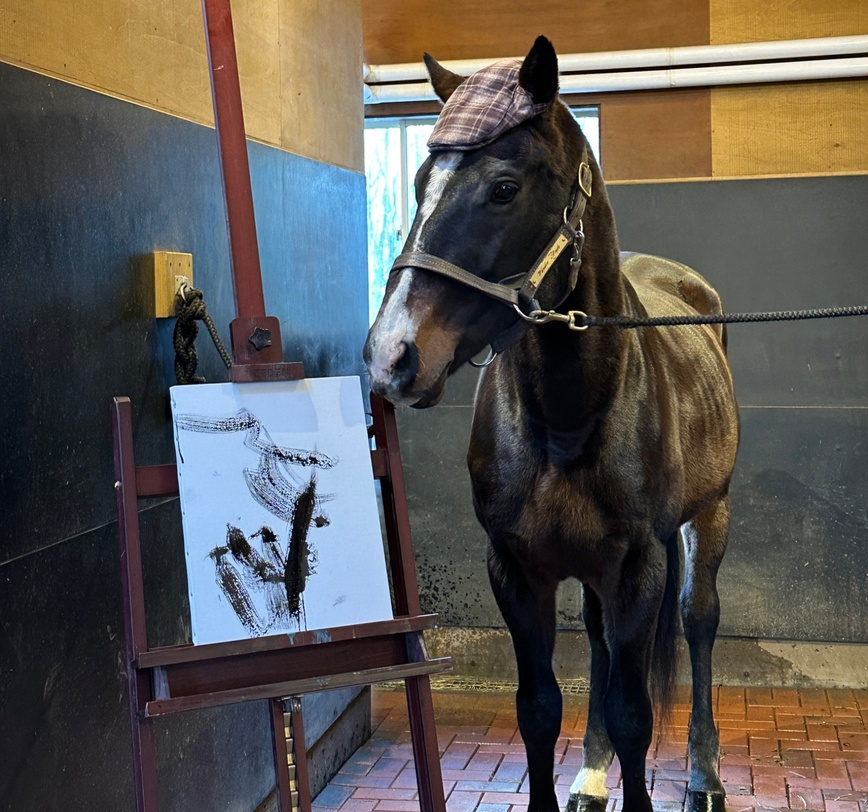
#> input picture c2/wonderacute.jpg, 868 x 812 px, shrunk from 1536 x 1437 before the run
$ jupyter execute c2-46.ipynb
#> lines starting #> are read from the running program, lines starting #| are printed output that depends on the picture
[cell 1]
import matplotlib.pyplot as plt
import numpy as np
import cv2

img = cv2.imread('wonderacute.jpg', cv2.IMREAD_COLOR)
#> img is the input picture: shape (812, 868, 3); mean B, G, R 82.6, 87, 91.1

if img is not None:
    img_gray = cv2.cvtColor(img, cv2.COLOR_BGR2GRAY)
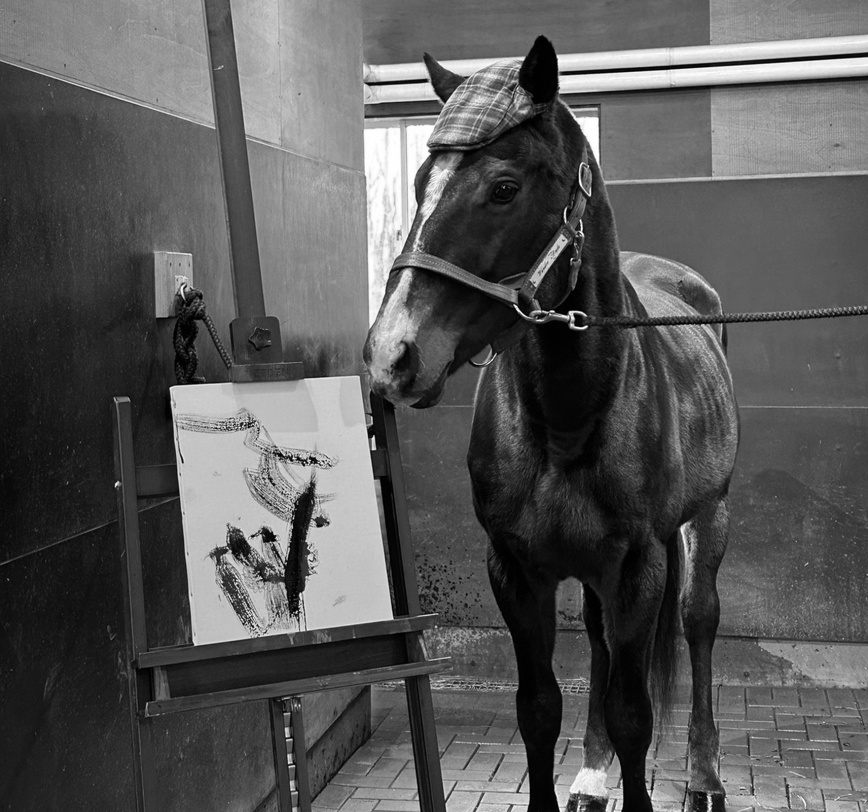
#> img_gray: shape (812, 868); min 0, max 255, mean 87.8

    plt.figure(figsize=(20, 10))

    #gốc
    plt.subplot(2, 3, 1)
    plt.imshow(cv2.cvtColor(img, cv2.COLOR_BGR2RGB))
    plt.title('Ngựa gốc')
    plt.axis('off')

    #Sobel ngang - phát hiện cạnh dọc
    h_sobel_x = np.array([[1, 0, -1],
                          [2, 0, -2],
                          [1, 0, -1]], dtype=np.float32)

    img_sobel_x = cv2.filter2D(img_gray, -1, h_sobel_x)
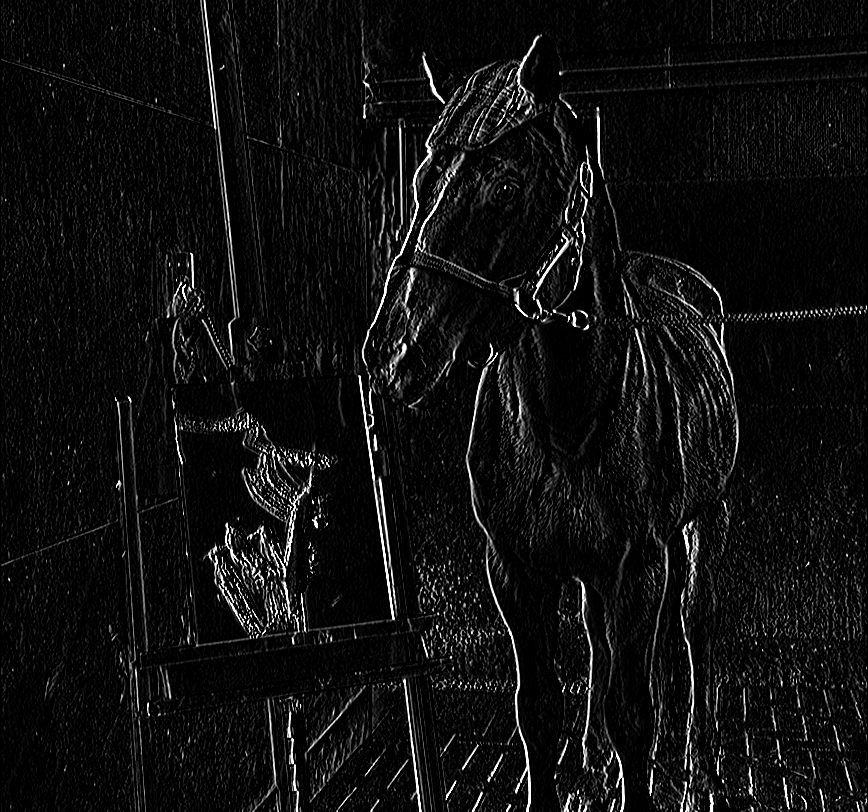
#> img_sobel_x: shape (812, 868); min 0, max 255, mean 15.3

    plt.subplot(2, 3, 2)
    plt.imshow(img_sobel_x, cmap='gray')
    plt.title('Ngựa ngang')
    plt.axis('off')

    plt.subplot(2, 3, 3)
    plt.imshow(np.abs(img_sobel_x), cmap='gray')
    plt.title('Ngựa ngang (Absolute)')
    plt.axis('off')

    #Sobel dọc - phát hiện cạnh ngang
    h_sobel_y = np.array([[1, 2, 1],
                          [0, 0, 0],
                          [-1, -2, -1]], dtype=np.float32)

    img_sobel_y = cv2.filter2D(img_gray, -1, h_sobel_y)
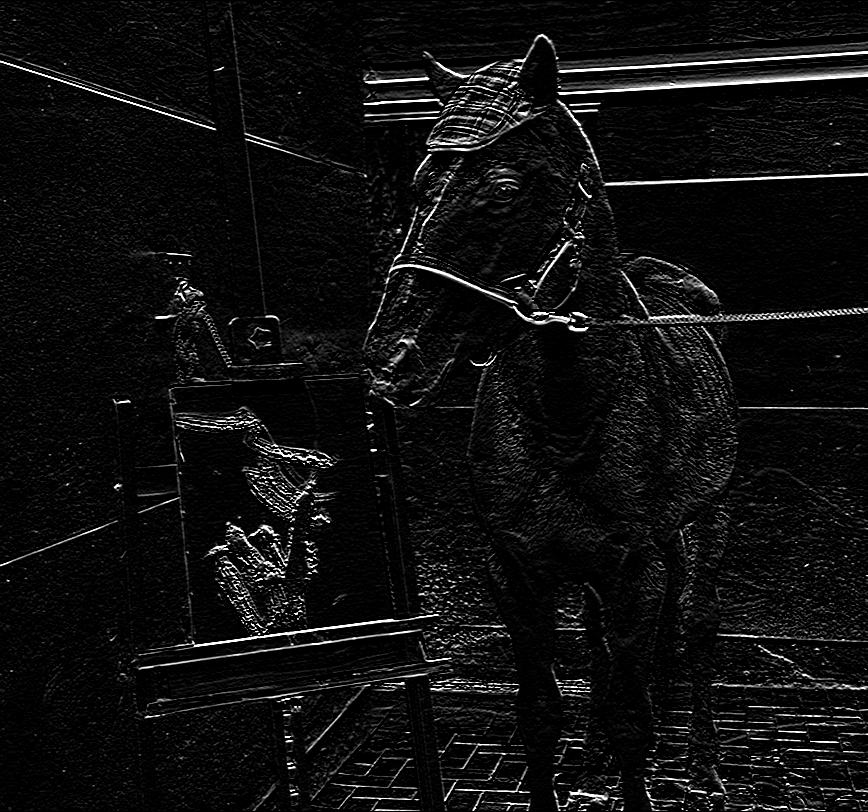
#> img_sobel_y: shape (812, 868); min 0, max 255, mean 14.9

    plt.subplot(2, 3, 5)
    plt.imshow(img_sobel_y, cmap='gray')
    plt.title('Ngựa dọc')
    plt.axis('off')

    plt.subplot(2, 3, 6)
    plt.imshow(np.abs(img_sobel_y), cmap='gray')
    plt.title('Ngựa dọc (Absolute)')
    plt.axis('off')

    plt.tight_layout()
    plt.show()
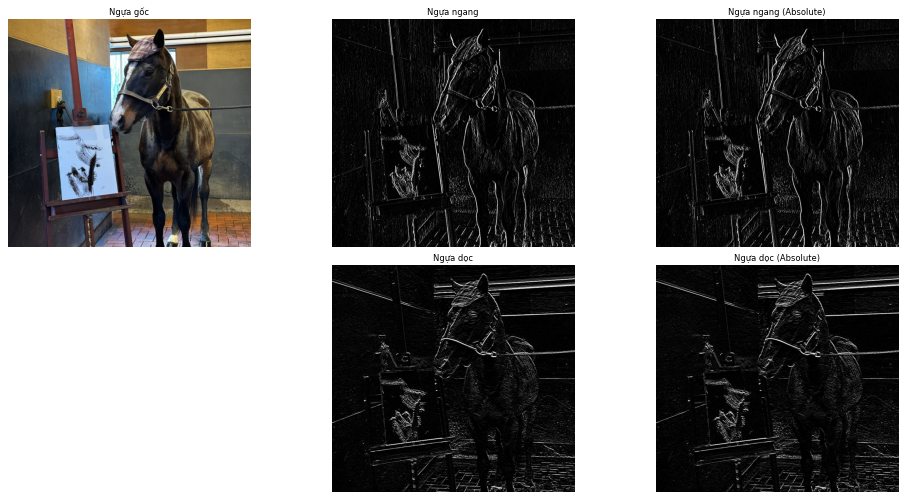
#> figure drawn by matplotlib, 5 panels

else:
    print("Ảnh đâu?")
